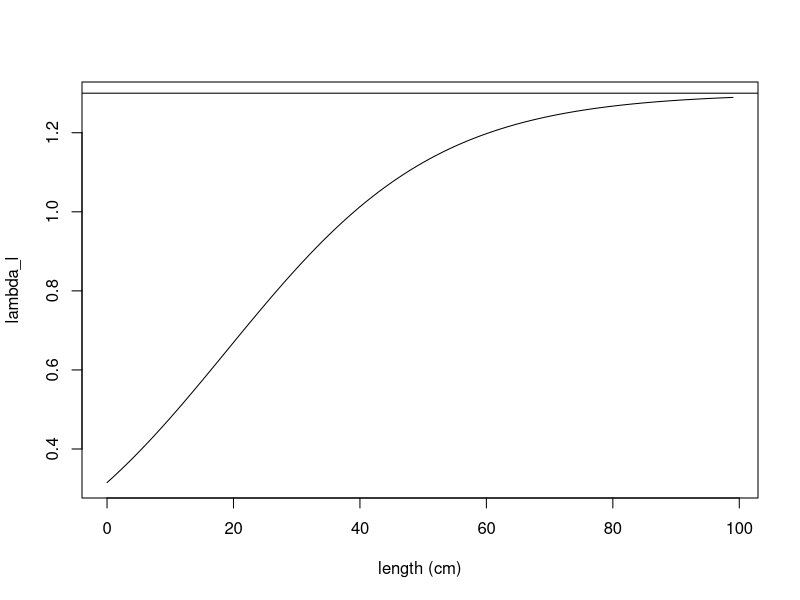
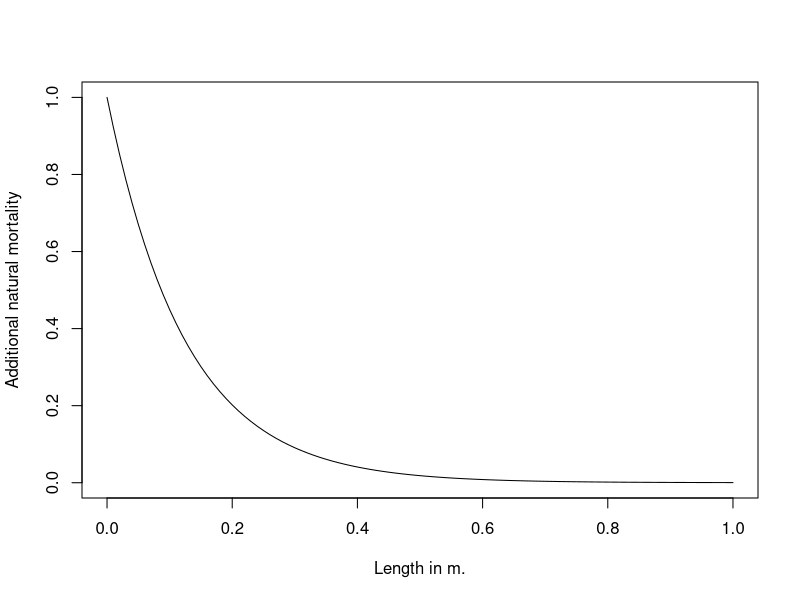
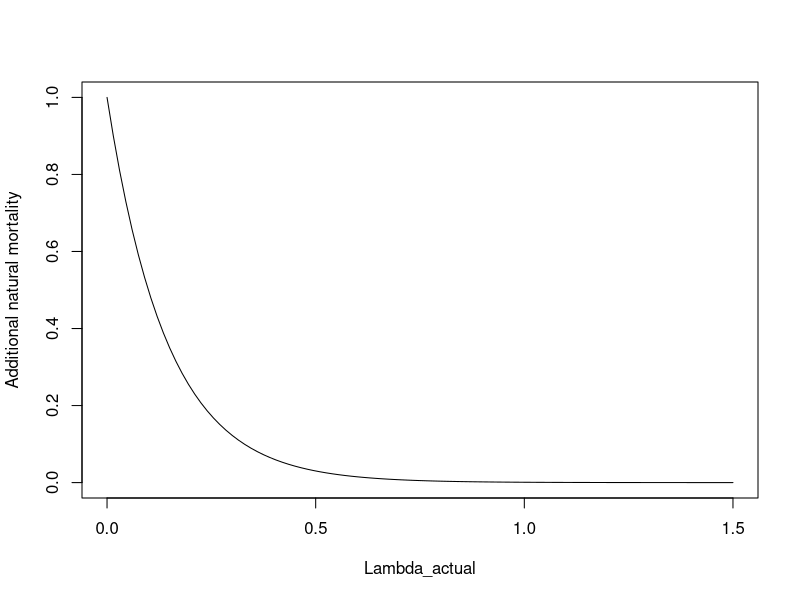
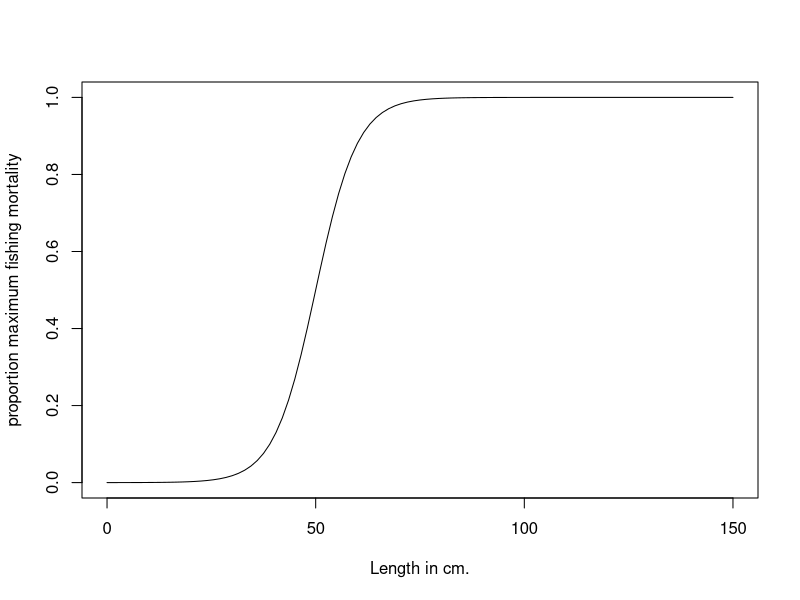

These figures' R source, in order: (Note: a time limit stopped this script after it produced the figures.)
## ---- chunk 1
knitr::opts_chunk$set(echo = TRUE)
## ---- chunk 2
ratios <- vector(mode="numeric", length=25)
r =6
# In meters
a_bar = 0.2
lambda_min=0
lambda_max=1.3

for (i in 1:100) {
  ratios[i] <- lambda_min + (lambda_max-lambda_min)*(exp(r*((i/100)-a_bar)))/(1+exp(r*((i/100)-a_bar)))
}
plot(0:(length(ratios)-1), ratios, xlab="length (cm)", ylab="lambda_l", type="l")
abline(h=1.3)
## ---- chunk 3
curve(exp(-8*x), from =0, to=1, xlab="Length in m.", ylab="Additional natural mortality")
curve(exp(-7*x), from =0, to=1.5, xlab="Lambda_actual", ylab="Additional natural mortality")
## ---- chunk 4
curve(1/(1+exp(-0.2*(x - 50))), from =0, to=150, xlab="Length in cm.", ylab="proportion maximum fishing mortality")
## ---- chunk 5
genotype1r = 6
genotype2r = 10
genotype1w = 0.674
genotype2w = 0.674

# Set longevity of the fish species, runtime of the model, and number of distinct genotypes
longevity_days = 9125
# set runtime to any arbitrary desired value, in units of days
runtime_days = 130*365
genotypes = 2
# Setting the length of the timestep in days
timescale= 91.25
# Setting run time and longevity to units of time steps
runtime = round(runtime_days/timescale)
longevity = round(longevity_days/timescale)

# How long to run model for convergence before addition of genetic diversity
# in units of days
add_genotypes = 33440

initialize_pop_matrices <- function(longevity, runtime, genotype) {
  # Initialize matrix of columns (years) and rows (age classes)
  # Multiplied by 3 because we'll be storing cohorts' reproductive biomass and lengths 
  age_dist=matrix(0L, nrow=longevity*3, ncol=runtime+1)
  # Add (arbitrarily) 10000 individuals to age=10 to start with
  age_dist[round(3650/timescale), 1] = 10000
  return(age_dist)
}

# Generate a matrix for each genotype
for (g in 1:genotypes) {
  assign(paste("age_dist_",g,sep=""),initialize_pop_matrices(longevity, runtime, g),envir = .GlobalEnv)
}

# Set parameters
# Need to add density dependence
# The steepness of the increase in the ratio lambda (reversible over structural mass)
r = 6
# The length at which the increasing function of lambda reaches its inflection point
l_bar = 0.2
# Scaling parameter for obtaining structural mass from standard length
c_1 = 5787
# Multiplier for obtaining overall yearly energy intake as a function of structural mass
p_0 = 0.1*timescale
# Exponent for obtaining overall yearly energy intake as a function of structural mass
p_1 = 2/3
# Maximum ratio lambda (reversible over structural mass) a fish can attain over its life
lambda_max = 1.3
# Minimum ratio lambda a fish can attain over its life
lambda_min = 0
# Multiplier for obtaining cost of maintenance of structural mass
c_S = 0.003*timescale
# Multiplier for obtaining cost of maintenance of reversible mass
c_E = 0.0003*timescale
# Efficiency with which energy is converted into reversible mass
e_E = 0.9
# Efficiency with which energy is converted to structural mass
e_S = (1/3)
# Multiplier and exponent for the cost of reproduction (in grams)
r_0 = 6
r_1 = 0.6
# Effectively, reproductive investment (fraction of reversible mass devoted to reproduction)
w= 0.674
# Instantaneous base mortality rate
m = log(0.9995^timescale)*(-1)
# Instantaneous fishing mortality
Fishing = 0
# Ricker
alpha = 8.44e-09
b = 4.43e-15
# Parameter setting size-selection ogive steepness
q_f = 0.2
# Minimum catch size for the species (in meters)
mincatchsize = 0.5
# Total population biomass
b_t=0
# Increased natural mortality rate at E/S = 0 or S = 0 
m_max=log(0.994^timescale)*(-1)
# Egg packing constant
packing = 4.45e6
# Parameter for exponential decline in condition-dependent mortality with improved body condition
z_c=7
# Parameter for exponential decline in predation mortality with increased body length
z_p=8

# GROWTH FUNCTIONS

# For obtaining structural mass
structural_mass <- function(l) {
  return(c_1*(l)^3)
}

# Calculate the instrinsic length-dependent E/S ratio that the fish is trying to attain
intrinsic_lambda <- function(l, l_bar, r, lambda_min, lambda_max) {
  return(lambda_min + (lambda_max-lambda_min)*(exp(r*(l-l_bar)))/(1+exp(r*(l-l_bar))))
}

# Energy intake for the fish per year, dependent on fish structural biomass
size_dependent_energy_intake <- function(S, p_0, p_1) {
  return(p_0*(S)^(p_1))
}

# Calculate the cost of the year of maintaining current structural and reversible biomass
maintenance_cost <- function(S, E, c_S, c_E) {
  return(c_S*S + c_E*E)
}

# Function for calculating a new, reduced level of reversible biomass, if net energy intake is negative
negative_p_net <- function(E, p_net, e_E) {
  if (p_net < 0) {
    return(E + (p_net/e_E))}
}

# Calculate the amount of energy needed to raise the R/S ratio to the length-dependent maximum
p_E_raising_lambda <- function(lambda_a, S, E) {
  return((lambda_a*S - E))
}

# Calculating proportion of any remaining energy to be converted to structural mass, to maintain R/S
remaining_energy_allocation <- function(e_S, e_E, lambda_a) {
  return((lambda_a*e_S)/(lambda_a*e_S + e_E))
}

# Obtain R and S for a cohort prior to its reproduction (or failure to reproduce) that year
get_pre_reproductive_size <- function(E_past, l_past, a) {
  S_past = structural_mass(l_past)
  lambda_a = intrinsic_lambda(l_past, l_bar, r, lambda_min, lambda_max)
  p_net = size_dependent_energy_intake(S_past, p_0, p_1) - maintenance_cost(S_past, E_past, c_S, c_E)
  if (p_net < 0) {
    E <- max(0,negative_p_net(E, p_net, e_E))
  }
  if (p_net >= 0 & lambda_a > (E_past/S_past)) {
    # Gives amount of grams needed to raise E/S to lambda_l - not taking efficiency into account yet
    p_E = p_E_raising_lambda(lambda_a, S_past, E_past)
    if ((p_E/e_E - p_net) >=0) {
      E_past = p_net*e_E + E_past
      p_net = 0
    }
    if ((p_E/e_E - p_net) <0) {
      E_past = p_E + E_past
      p_net = p_net - p_E/e_E
    }
  }
  if (p_net >= 0) {
    E = E_past + remaining_energy_allocation(e_S, e_E, lambda_a)*e_E*p_net
    S = S_past + (1-remaining_energy_allocation(e_S, e_E, lambda_a))*e_S*p_net
  }
  l = (S/c_1)^(1/3)
  output <- c(E,l)
  return(output)
}

# REPRODUCTION FUNCTIONS

# Calculate spawning stock biomass
fecundity <- function(ages, t, age_dist, g) {
  # Parameterizing genotypes
  if (t >= round(add_genotypes/timescale)) {
    w=0.674
    # Genotype parameterization
    if (g==1) {
      w=genotype1w
    }
    if (g==2) {
      w=genotype2w
    }
  }
  fecundity = 0
  for (a in ages) {
    if ((w*age_dist[a+(longevity),t]-(r_0*structural_mass(age_dist[a+(2*longevity),t]))^(r_1))>0) {
      fecundity = fecundity + (w*age_dist[a+(longevity),t]-(r_0*structural_mass(age_dist[a+(2*longevity),t]))^(r_1))*age_dist[a,t]
      age_dist[a+(longevity),t] = age_dist[a+(longevity),t] - w*age_dist[a+(longevity),t]
    }
  }
  # Convert from g. to kg.
  fecundity = fecundity/1000
  # Convert from kg. to fecundity
  fecundity = fecundity*(packing)
  assign(paste("age_dist_",g,sep=""),age_dist, envir = .GlobalEnv) 
  return(fecundity)
}

# Calculate total population biomass
biomass_t <- function(ages, t) {
  for (a in ages) {
    b_t = b_t + age_dist[a, t-1]*(structural_mass(age_dist[a+(2*longevity),t-1]))
  }
  return(b_t)
}

# Density dependent recruitment for this year
recruitment <- function(age, ages, t) {
  egg_production_total = 0
  for (g in 1:genotypes) {
    egg_production_total = egg_production_total + fecundity(ages, t, get(paste("age_dist_",g,sep="")),g)
  }
  relative_recruitment = vector(mode="numeric", length=genotypes)
  for (g in 1:genotypes) {
    relative_recruitment[g] = fecundity(ages, t, get(paste("age_dist_",g,sep="")),g)/egg_production_total
  }
  if (age==0) {
    N_0 = alpha * egg_production_total * exp(-b*egg_production_total)
    # Converting from thousands recruits to recruits, dividing by 2 because Ricker makes both male and female fish
    N_0 = N_0 * 1000
    N_0 = N_0/2
  }
  for (g in 1:genotypes) {
    age_dist = get(paste("age_dist_",g,sep=""))
    age_dist[1,t] = N_0*relative_recruitment[g]
    assign(paste("age_dist_",g,sep=""),age_dist, envir = .GlobalEnv) 
  }
}

# Add new recruits, and change the reproducing cohorts' amount of reversible mass
reproduce <- function(ages, t) {
  if (t>1) {
    recruitment(0, ages, t)
  }
}

# MORTALITY FUNCTIONS

# Fishing mortality is size selective
selective_mortality <- function(length) {
  1 / (1 + exp(-q_f*(length - mincatchsize)*100))
}

# Mortality drops as E/S increases, as S increases
mortality <- function(age) {
  lambda <- ((age_dist[age+(longevity),t]))/structural_mass(age_dist[age+(2*longevity),t])
  length = age_dist[age+(2*longevity),t]
  if (age < longevity) {
    N_t = age_dist[age-1,t-1]*exp( -m + -Fishing*selective_mortality(length) - m_max*exp(-z_c*lambda) - (m_max-m)*exp(-z_p*length) )
  }
  if (age == longevity) {
    N_t = age_dist[age-1,t-1]*exp( -m + -Fishing*selective_mortality(length) - m_max*exp(-z_c*lambda) - (m_max-m)*exp(-z_p*length))
    N_t = age_dist[age,t-1]*exp( -m + -Fishing*selective_mortality(length) - m_max*exp(-z_c*lambda) - (m_max-m)*exp(-z_p*length))
  }
  return(N_t)
}

# Calculate lengths (and reversible masses) at each age for the model with no density dependence
lengths_at_t1 <- function(genotypes) {
  t=1
  for (g in 1:genotypes) {
    age_dist = get(paste("age_dist_",g,sep=""))
    age_dist[1+(longevity), 1] = 0.3066
    age_dist[1+2*(longevity), 1] = 0.0493
    for (i in 2:longevity) {
      new_E_l = get_pre_reproductive_size(age_dist[i-1+(longevity), 1],age_dist[i-1+2*(longevity), 1], i-1)
      age_dist[i+(longevity), 1] = new_E_l[1]
      age_dist[i+(2*longevity), 1] = new_E_l[2]
      if ((w*age_dist[i+(longevity),t]-(r_0*structural_mass(age_dist[i+(2*longevity),t]))^(r_1))>0)
      {
       age_dist[i+(longevity),t] = age_dist[i+(longevity),t] - w*age_dist[i+(longevity),t]*(timescale/365) 
      }
    }
    assign(paste("age_dist_",g,sep=""),age_dist, envir = .GlobalEnv) 
  }
}  

# Initialize lengths and reversible masses for ages
lengths_at_t1(genotypes)

# Run the model
for (t in 2:runtime) {
  b_t=0
  if (t == round(add_genotypes/timescale)) {
    Fishing = log(exp(-0.2)^(1/(365/timescale)))*(-1)
  }
  for (genotype in 1:genotypes) {
    age_dist = get(paste("age_dist_",genotype,sep=""))
    b_t = biomass_t(1:longevity, t)
    assign(paste("age_dist_",genotype,sep=""),age_dist, envir = .GlobalEnv) 
  }
  for (genotype in 1:genotypes) {
    
    # Parameterizing genotypes
    if (t >= round(add_genotypes/timescale)) {
      r=6
      # Genotype parameterization
      if (genotype==1) {
        # a_bar = 36.5
        r=genotype1r
      }
      if (genotype==2) {
        # a_bar = 365*2
        r=genotype2r
      }
    }
  
    age_dist = get(paste("age_dist_",genotype,sep=""))
    age_dist[1+(longevity), t] =  0.3066
    age_dist[1+2*(longevity), t] = 0.0493
    for (age in 2:longevity) {
      new_E_l = get_pre_reproductive_size(age_dist[age-1+(longevity), t-1],age_dist[age-1+2*(longevity), 1], age-1)
      age_dist[age+(longevity), t] = new_E_l[1]
      age_dist[age+(2*longevity), t] = new_E_l[2]
    
    # Mortality
    for (age in 2:longevity) {
      age_dist[age, t] <- mortality(age)
    }
    }
    assign(paste("age_dist_",genotype,sep=""),age_dist, envir = .GlobalEnv) 
  }
  if ((t%%round(365/timescale) == 0)) {
   reproduce(1:longevity, t) 
  }
}

### Analysis code

approach <- vector(mode="numeric", length=runtime)
for (i in 1:runtime) {
  for (j in 1:genotypes) {
    approach[i] <- approach[i]+ sum(get(paste("age_dist_", j, sep=""))[1:longevity,i])
  } 
}
# Plot population dynamics
plot(approach[seq(4,length(approach), by=4)], col="black", pch=19, type="l", ylab="Abundance",xlab="Time (3 months)")
approach <- vector(mode="numeric", length=runtime)
for (i in 1:runtime) {
  approach[i] <- sum(age_dist_1[1:longevity,i])
}
lines(approach[seq(4,length(approach), by=4)], col="red", pch=19, type="l")
cols <- c("orange","green","blue","purple")
for (j in 2:genotypes) {
  approach <- vector(mode="numeric", length=runtime)
  for (i in 1:runtime) {
    approach[i] <- sum(get(paste("age_dist_",j, sep=""))[1:longevity,i])
  }
  lines(approach[seq(4,length(approach), by=4)], col=cols[j-1], pch=19)
}
## ---- chunk 6
i_0 = 367
repro_vec = vector(length=longevity, mode="numeric")
survivor_vec = vector(length=longevity, mode="numeric")
w = genotype1w
r = genotype1r
age_dist <- age_dist_1
survivor_vec[1]<-age_dist[1,i_0+1]
repro_vec[1] <- 0
for (i in 2:longevity) {
  repro_vec[i] <- max(0, (w*age_dist[i+(longevity),i_0+i] - (r_0*structural_mass(age_dist[i+(2*longevity),i_0+i]))^(r_1)))
  survivor_vec[i] <- age_dist[i,i_0+i]/(survivor_vec[1])
}
survivor_vec_1 <- survivor_vec
repro_vec_1 <- repro_vec

i_0 = 367
repro_vec = vector(length=100, mode="numeric")
survivor_vec = vector(length=100, mode="numeric")
w = genotype2w
r = genotype2r
age_dist <- age_dist_2
survivor_vec[1]<-age_dist[1,i_0+1]
repro_vec[1] <- 0
for (i in 2:longevity) {
 repro_vec[i] <- max(0, (w*age_dist[i+(longevity),i_0+i] - (r_0*structural_mass(age_dist[i+(2*longevity),i_0+i]))^(r_1)))
 survivor_vec[i] <- age_dist[i,i_0+i]/(survivor_vec[1])
}
plot((survivor_vec[2:length(survivor_vec)])-(survivor_vec_1[2:length(survivor_vec_1)]), ylab="Survivorship of genotype 2 - genotype 1", main="Survivorship advantage/disadvantage of\ngenotype 2 over 1", xlab="Time")
plot(repro_vec-repro_vec_1, ylab="Reproduction of genotype 2 - genotype 1", main="Reproduction advantage/disadvantage of\ngenotype 2 over 1", xlab="Time")
